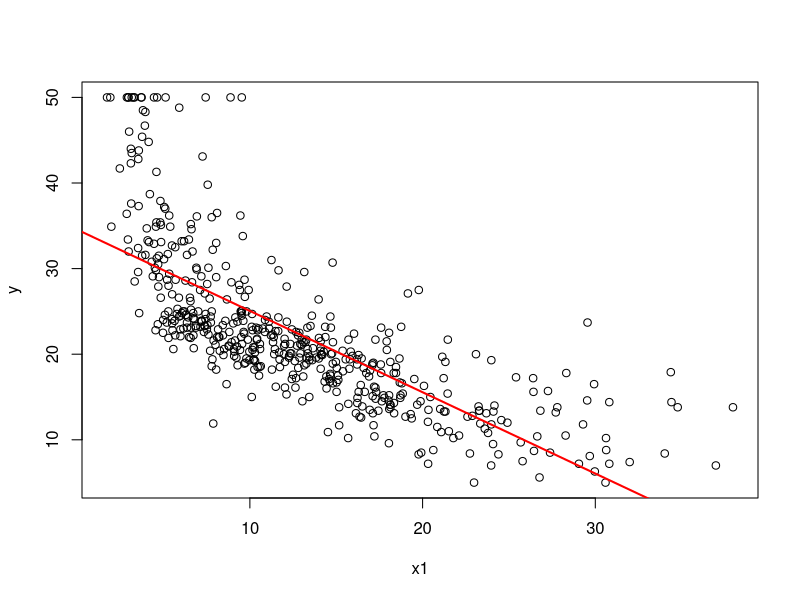
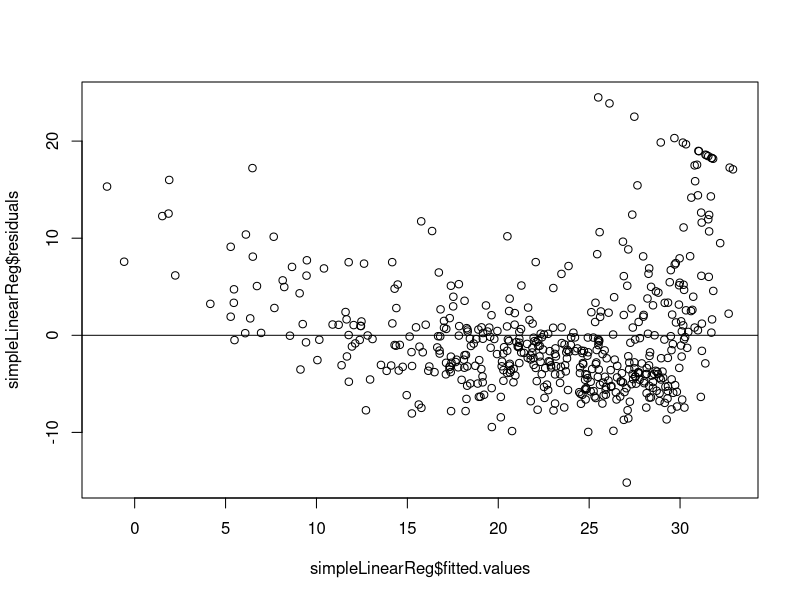
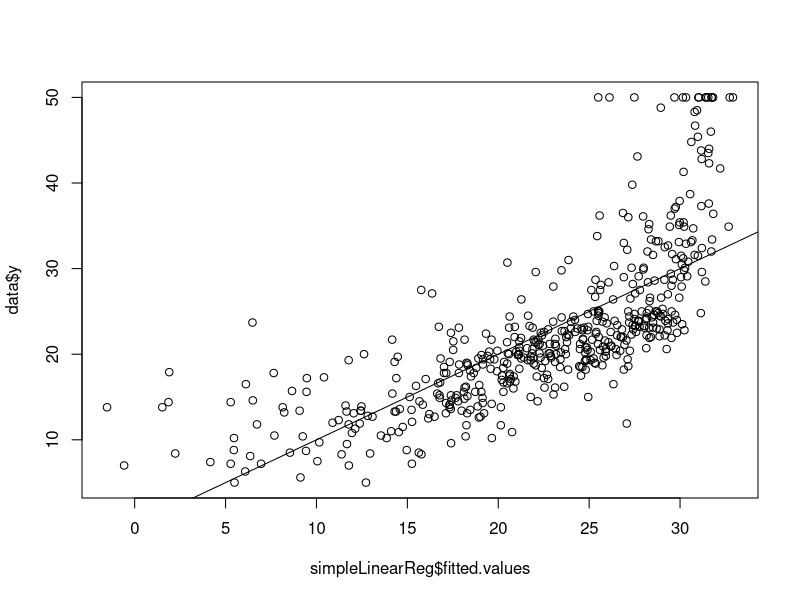
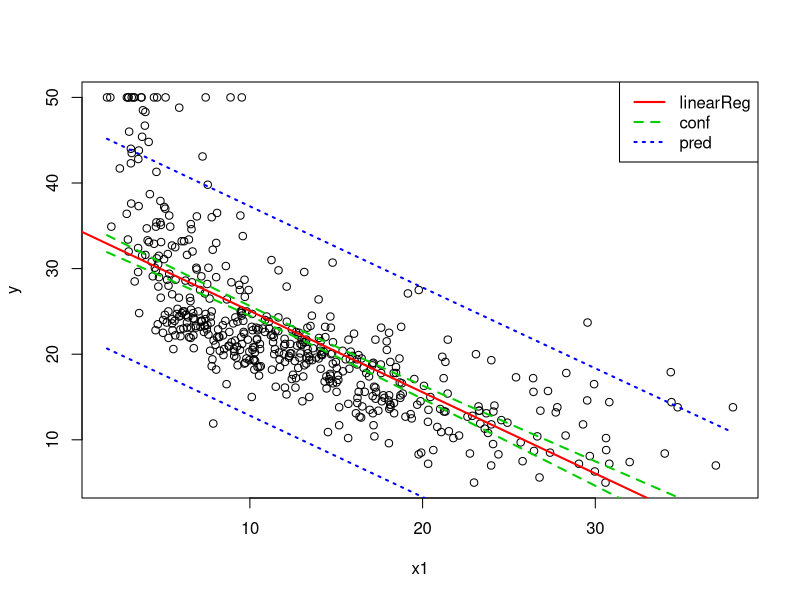
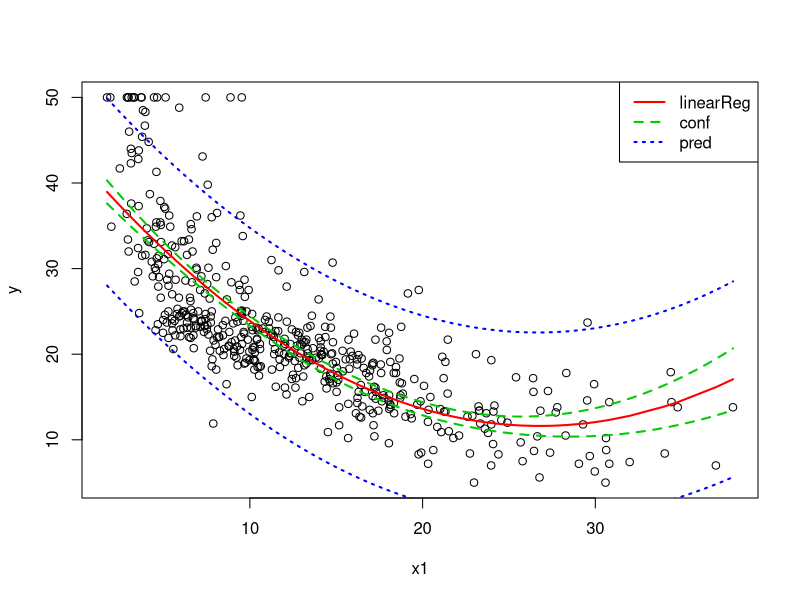
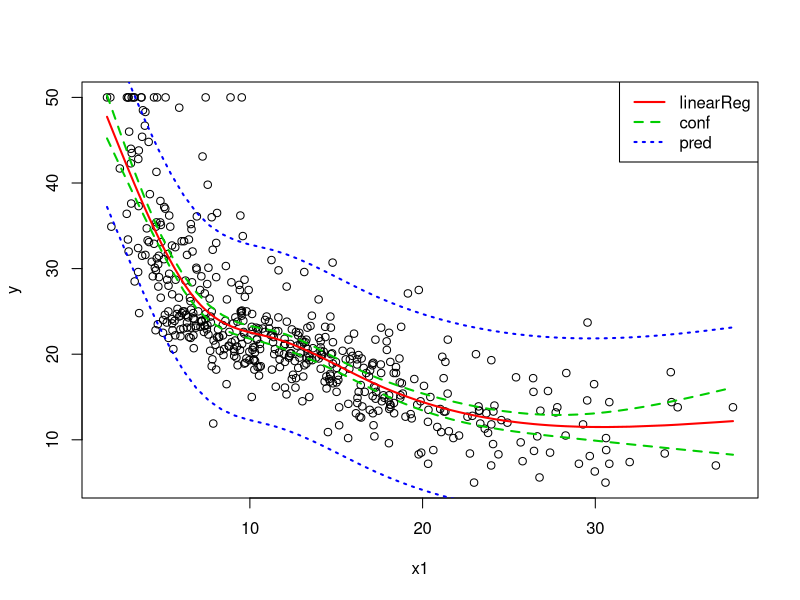
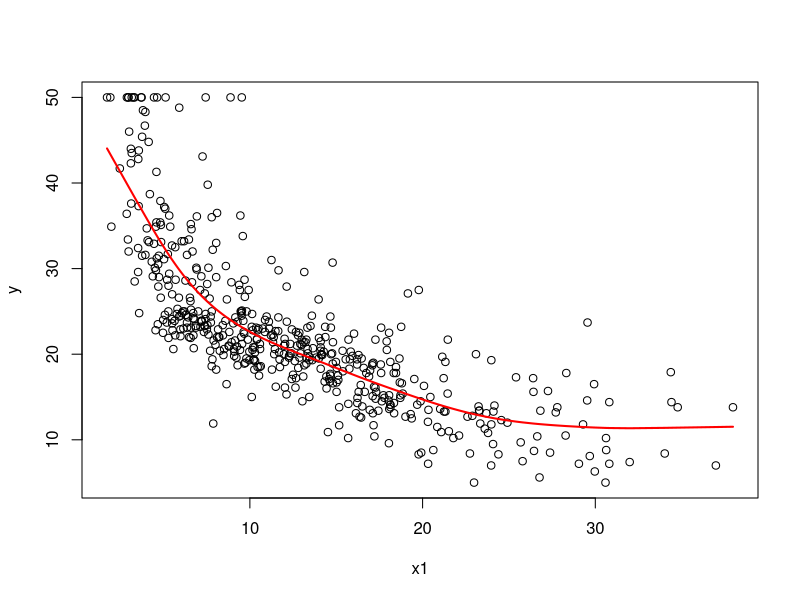

Reproduce these figures in R, in order.
# Adresse du dossier où vous travaillez
setwd("/home/charles/github/CREMIfiles/IF344_Analyse/apprentissageSuperviseRegression/Code")

# Packages utilisés dans la suite
library(MASS)
require(pls)
require(splines)

# Supprimer toutes les variables
rm(list=ls(all=TRUE))

# Utilisation de données sur data
# Affichage des informations
?Boston # help on Boston dataset from the lib MASS

# Affichage des données
print(Boston)

# Transformation des données
data <- Boston
data <- data.frame(
  y=Boston$medv,
  x1=Boston$lstat,
  x2=Boston$age,
  x3=Boston$crim,
  x4=Boston$zn,
  x5=Boston$indus,
  x6=Boston$chas,
  x7=Boston$nox,
  x8=Boston$rm,
  x9=Boston$dis,
  x10=Boston$rad,
  x11=Boston$tax,
  x12=Boston$ptratio,
  x13=Boston$black
)

# Paramètres
n <- length(data$y) # nb rows
alpha <- 0.05

## Mise en place de la régression linéaire [SIMPLE]
# Peut on utiliser x1 = pourcentage de la population pauvre
# pour prédire y = valeur médiane des maisons en milliers de dollars.
simpleLinearReg <- lm(y~x1, data=data) # fitting Linear Models

# Affichage du résultat de la régression linéaire
# épaisseur de la ligne = 2 ; couleur de la ligne = rouge
plot(y~x1, data=data)
abline(simpleLinearReg, lwd=2, col="red") # lwd : Line WiDth/thickness

# Affichage des résidus en fonction de la prédiction
plot(simpleLinearReg$fitted.values, simpleLinearReg$residuals)
abline(0, 0)

# Affichage des valeurs prédites en fonction des valeurs observées
plot(simpleLinearReg$fitted.values, data$y)
abline(0, 1)

# Affichage du résultat : calculer le risque à 5 % avec :
# la t-value / la p-value/ la statistique de Fisher
summary(simpleLinearReg)
# Risque à 5 % (pour la t-value / la statistique de Fisher)
qt(1-alpha/2, n-2) # t-value
qf(1-alpha/2, 1, n-2) # alpha Fisher

# Intervalle de confiance des paramètres estimés
# Risque à 5 % avec l’intervalle de confiance
confint(simpleLinearReg)
# on fait l'interval de confiance à 95% pour avoir 5% d'erreur
confint(simpleLinearReg, level=1-alpha)

# Adéquation au modèle avec le R^2
summary(simpleLinearReg)

# Prédiction d’une valeur ultérieure (valeur de x1 testée = 10)
# Intervalle de confiance pour la prédiction de y pour une valeur donnée de x1
predict(simpleLinearReg, data.frame(x1=10), interval="confidence")
# Intervalle de prédiction pour la prédiction de y pour une valeur donnée de x1
predict(simpleLinearReg, data.frame(x1=10), interval="prediction")

# Affichage de l’intervalle de confiance et de prédiction
seqx1 <- seq(min(data$x1), max(data$x1), length=50)
intpred <- predict(simpleLinearReg, data.frame(x1=seqx1), interval="prediction")[,c("lwr", "upr")]
intconf <- predict(simpleLinearReg, data.frame(x1=seqx1), interval="confidence")[,c("lwr", "upr")]
plot(data$y~data$x1, xlab="x1", ylab="y")
abline(simpleLinearReg, lwd=2, col="red")
# cbind(a, b) = column bund, combine a & b ; lty = Line sTYle (1: line, 2: dashed, 3: dotted...)
matlines(seqx1, cbind(intconf, intpred), lty=c(2, 2, 3, 3), col=c("green3", "green3", "blue", "blue"), lwd=c(2, 2))
legend("topright", lty=c(1, 2, 3), lwd=c(2, 2, 2), c("linearReg", "conf", "pred"), col=c("red", "green3", "blue"))

# Test de normalité des résidus
shapiro.test(resid(simpleLinearReg))

# Validation du modèle par validation croisée
MSE <- 0
for (i in 1:n) {
  dataToPredict <- data$y[i]
  dataTemp <- data[-c(i),]
  reg <- lm(y~x1, data=dataTemp)
  predictedValue <- predict(reg, data.frame(x1=data$x1[i]), interval="prediction")
  MSE <- MSE+(dataToPredict-predictedValue[1])^2
}
MSE <- MSE/n
cat("Valeur du résidu avec la validation croisée", MSE)

## Et le non linéaire ?
## Cas polynomial (simple = une variable)
degpoly <- 2
simplePolyReg <- lm(y~poly(x1, degpoly), data=data)

# Risque à 5 % (pour la t-value / la statistique de Fisher)
qt(1-alpha/2, n-2)
qf(1-alpha/2, 1, n-2)

# Intervalle de confiance des paramètres estimés
# Risque à 5 % avec l’intervalle de confiance
confint(simplePolyReg)

# Adéquation au modèle avec le R^2
summary(simplePolyReg)

# Affichage de l’intervalle de confiance et de prédiction
seqx1 <- seq(min(data$x1), max(data$x1), length=50)
intpred <- predict(simplePolyReg, data.frame(x1=seqx1), interval="prediction")[,c("lwr", "upr")]
intconf <- predict(simplePolyReg, data.frame(x1=seqx1), interval="confidence")[,c("lwr", "upr")]
plot(data$y~data$x1, xlab="x1", ylab="y")
pred <- predict(simplePolyReg, data.frame(x1=sort(data$x1)))
lines(sort(data$x1), pred, lwd=2, col="red")
matlines(seqx1, cbind(intconf, intpred), lty=c(2, 2, 3, 3), col=c("green3", "green3", "blue", "blue"), lwd=c(2, 2))
legend("topright", lty=c(1, 2, 3), lwd=c(2, 2, 2), c("linearReg", "conf", "pred"), col=c("red", "green3", "blue"))

# Test de normalité des résidus
shapiro.test(resid(simplePolyReg))

# Validation du modèle par validation croisée
MSE <- 0
for (i in 1:n) {
  dataToPredict <- data$y[i]
  dataTemp <- data[-c(i),]
  reg <- lm(y~poly(x1, degpoly), data=dataTemp)
  predictedValue <- predict(reg, data.frame(x1=data$x1[i]), interval="prediction")
  MSE <- MSE+(dataToPredict-predictedValue[1])^2
}
MSE <- MSE/n
# Valeur du résidu avec la validation croisée
print(MSE)

## Et le non linéaire ?
## Cas spline (simple = une variable)
degoffreedom <- 4
simpleSplineReg <- lm(y~ns(x1, degoffreedom), data=data)

# Risque à 5 % (pour la t-value / la statistique de Fisher)
qt(1-alpha/2, n-2)
qf(1-alpha/2, 1, n-2)

# Intervalle de confiance des paramètres estimés
# Risque à 5 % avec l’intervalle de confiance
confint(simpleSplineReg)

# Adéquation au modèle avec le R^2
summary(simpleSplineReg)

# Affichage de l’intervalle de confiance et de prédiction
seqx1 <- seq(min(data$x1), max(data$x1), length=50)
intpred <- predict(simpleSplineReg, data.frame(x1=seqx1), interval="prediction")[,c("lwr", "upr")]
intconf <- predict(simpleSplineReg, data.frame(x1=seqx1), interval="confidence")[,c("lwr", "upr")]
plot(data$y~data$x1, xlab="x1", ylab="y")
pred <- predict(simpleSplineReg, data.frame(x1=sort(data$x1)))
lines(sort(data$x1), pred, lwd=2, col="red")
matlines(seqx1, cbind(intconf, intpred), lty=c(2, 2, 3, 3), col=c("green3", "green3", "blue", "blue"), lwd=c(2, 2))
legend("topright", lty=c(1, 2, 3), lwd=c(2, 2, 2), c("linearReg", "conf", "pred"), col=c("red", "green3", "blue"))

# Test de normalité des résidus
shapiro.test(resid(simpleSplineReg))

# Validation du modèle par validation croisée
MSE <- 0
for (i in 1:n) {
  datatopredict <- data$y[i]
  datatemp <- data[-c(i),]
  reg <- lm(y~ns(x1,degoffreedom), data=datatemp)
  predictedvalue <- predict(reg,data.frame(x1=data$x1[i]), interval="prediction")
  MSE <- MSE+(datatopredict-predictedvalue[1])^2
}
MSE <- MSE/n
# Valeur du résidu avec la validation croisée
print(MSE)

## Cas smoothing spline (simple = une variable)
degoffreedom <- 6
simpleSmoothSplineReg <- smooth.spline(data$x1, data$y, df=degoffreedom)

# Affichage de l’intervalle de confiance et de prédiction
plot(data$y~data$x1, xlab="x1", ylab="y")
pred <- predict(simpleSmoothSplineReg, sort(data$x1))
lines(pred, lwd=2, col="red")

# Test de normalité des résidus
shapiro.test(resid(simpleSmoothSplineReg))

# Validation du modèle par validation croisée
MSE <- 0
for (i in 1:n)
{
  datatopredict <- data$y[i]
  datatemp <- data[-c(i),]
  reg <- smooth.spline(datatemp$x1,datatemp$y, df=degoffreedom)
  predictedvalue <- predict(reg, data$x1[i])
  MSE <- MSE+(datatopredict-predictedvalue$y)^2
}
MSE <- MSE/n
# Valeur du résidu avec la validation croisée
print(MSE)
